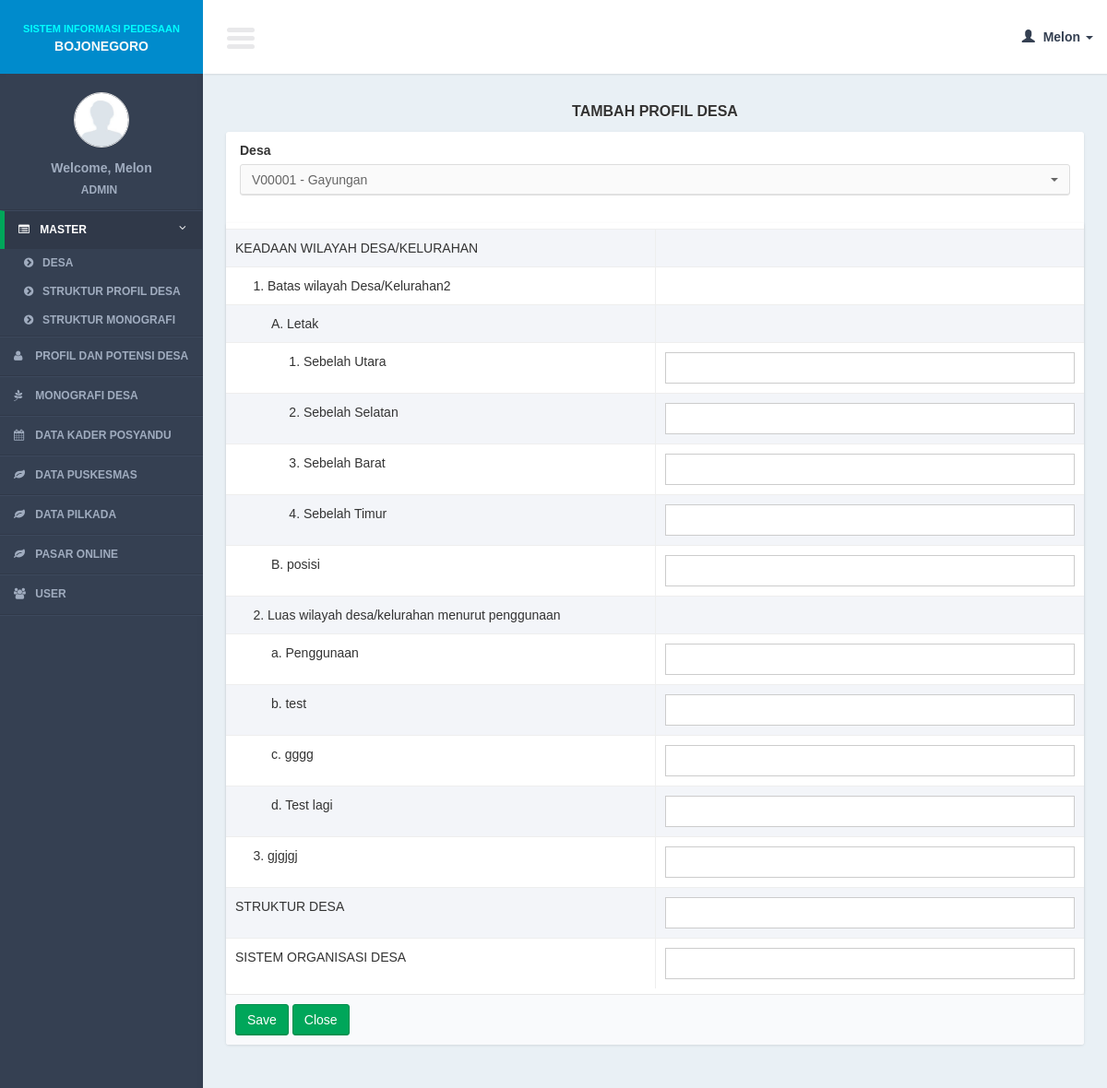
The page /controllers/village_profile.php?page=form (signed in) on the database its author committed.
### tables this page shows
CREATE TABLE IF NOT EXISTS `villages` (
`village_id` int(11) NOT NULL,
  `village_code` varchar(100) NOT NULL,
  `village_name` varchar(100) NOT NULL,
  `village_description` text NOT NULL
);

CREATE TABLE IF NOT EXISTS `village_profile_structures` (
`vps_id` int(11) NOT NULL,
  `vps_parent_id` int(11) NOT NULL,
  `vps_level` int(11) NOT NULL,
  `number_type_id` int(11) NOT NULL,
  `vps_child_separator` varchar(5) NOT NULL,
  `vps_number` int(11) NOT NULL,
  `vps_name` varchar(100) NOT NULL
);

### models/village_profile_model.php (called while the page is built, shortened)
<?php
function select_structure(){
	$query = mysql_query("SELECT a.*, b.number_type_id as number_type_id_parent, b.vps_child_separator as vps_child_separator_parent
										   						FROM village_profile_structures a
										   						left JOIN village_profile_structures b on b.vps_id = a.vps_parent_id
										   						ORDER BY a.vps_parent_id, a.vps_number ASC");
	return $query;
}
function get_child($id){
	$query = mysql_query("select count(vps_id) as result
							from village_profile_structures
						where vps_parent_id = '".$id."'");
	$result = mysql_fetch_array($query);
	$row = $result['result'];
	return $row;
}
?>

### lib/function.php (called while the page is built, shortened)
<?php
function get_header($title = ""){
	include '../views/layout/header.php';
}
function get_footer(){
	include '../views/layout/footer.php';
}
	?>
    <?php
function get_abjad($data){
	$abjad = array("","a","b","c","d","e","f","g","h","i","j","k","l","m","n","o","p","q","r","s","t","u","v","w","x","y","z");
	return $abjad[$data];
}
function get_abjad_besar($data){
	$abjad = array("","a","b","c","d","e","f","g","h","i","j","k","l","m","n","o","p","q","r","s","t","u","v","w","x","y","z");
	return strtoupper($abjad[$data]);
}
function get_urutan($table, $row_id, $parameter){
	$query = mysql_query("select count($row_id) as result from $table where $parameter");
	$row = mysql_fetch_array($query);
	return $row['result'] + 1;
}
?>

### controllers/village_profile.php (the view, shortened to what this page needs)
<?php
include '../lib/function.php';
include '../models/village_profile_model.php';
$page = (isset($_GET['page'])) ? $_GET['page'] : "list";
$title = ucfirst("Profil Desa");
switch ($page) {
	case 'form':
		$close_button = "village_profile.php?page=list";
		$id = (isset($_GET['id'])) ? $_GET['id'] : null;
		if($id){
			$title = ucfirst("Edit Profil Desa");
			$row = read_id($id);
			$query = select_structure_edit($id);
			$action = "village_profile.php?page=edit&id=$id";
		} else{
			$title = ucfirst("Tambah Profil Desa");
			$row = new stdClass();
			$query = select_structure();
			$row->village_id = false;
			$action = "village_profile.php?page=save";
		}
		include '../views/village_profile/form.php';
	break;
}
function my_parent($id) {
     global $tree;
     $tx = "";
     foreach($tree as $v){
          if($v['vps_parent_id'] == $id){
               $me = $v;
               $child = my_parent($me['vps_id']);
               $total_spasi = "";
			   for($spasi=2; $spasi<=$me['vps_level']; $spasi++){
			   		$total_spasi .= "&nbsp;&nbsp;&nbsp;&nbsp;&nbsp;";
			   }
               $tx.= "<tr>";
			   $number = "";
			   if($me['vps_level'] > 1)
			   {
					$urut = get_urutan("village_profile_structures", "vps_id", " vps_parent_id = '".$me['vps_parent_id']."' and vps_number < '". $me['vps_number']."'");
					if($me['number_type_id_parent'] == 1){ $number =  $urut; }
					else if($me['number_type_id_parent'] == 2){ $number = get_abjad_besar($urut); }
					else if($me['number_type_id_parent'] == 3){ $number = get_abjad($urut); }
			   }
			   $me['vps_child_separator_parent'] = ($me['vps_child_separator_parent']) ? $me['vps_child_separator_parent'] : '';
			   $separator = $me['vps_child_separator_parent']." ";
			   $get_child = get_child($me['vps_id']);
			   if($get_child > 0){
				   $textfield = "";
			   }else{
				   $textfield = "<input type='text' name='i_field_$me[vps_id]' class='form-control' />";
			   }
               $tx.= "<td width='50%'>$total_spasi$number$separator$me[vps_name]</td>";
			   $tx .= "<td style='text-align:center;'>";
			   $tx .= $textfield;
               $tx .= "</td>";
			   $tx.= "</td>";
               $tx.= $child;
               $tx.= "</tr>";
          }
     }
     if(!empty($tx)){
          return $tx;
     }
     return "";
}
?>

### views/village_profile/form.php (shortened to what this page needs)
     <section class="content">
         <div class="row">
             <div class="col-md-12">
               <div class="title_page"> <?= $title ?></div>
                  <form action="<?= $action?>" method="post" enctype="multipart/form-data" role="form">
                 <div class="box box-cokelat">
                     <div class="box-body">
                             <div class="col-md-12">
                             <div class="form-group">
                             <label>Desa </label>
                             <select name="i_village_id"  class="selectpicker show-tick form-control" data-live-search="true">
                             <?php
                             $query_village = mysql_query("select * from villages order by village_id");
                             while($row_village = mysql_fetch_array($query_village)){
                             ?>
                             <option value="<?= $row_village['village_id']?>" <?php if($row_village['village_id'] == $row->village_id){ ?> selected="selected"<?php }?>><?= $row_village['village_code'] ." - ". $row_village['village_name'] ?></option>
                             <?php
                             }
                             ?>
                             </select>
                           </div>
                             </div>
                     </div>
                      <div class="box-body2 table-responsive">
                         <table id="example_simple" class="table table-bordered table-striped">
                             <tbody>
                                 <?php
while(false !== $tr = mysql_fetch_assoc($query))
	 if(!empty($tr))
		  $tre[] = $tr;
global $tree;
foreach($tre as $v)
	 $tree[$v['vps_id']] = $v;
$tx = "";
if($id){
	$tx.= my_parent_edit(0);
}else{
	$tx.= my_parent(0);
}
echo $tx;
                                 ?>
                             </tbody>
                         </table>
                     </div>
                       <div class="box-footer">
                     <input class="btn btn-success" type="submit" value="Save"/>
                     <a href="<?= $close_button?>" class="btn btn-success" >Close</a>
                  </div>
                 </div>
            </form>
             </div>
         </div>
     </section>

### css/AdminLTE.css (style rules this page uses)
html { font-family: 'Source Sans Pro', sans-serif; -webkit-font-smoothing: antialiased; min-height: 100%; background: #E9F0F5; }
body { font-family: 'Source Sans Pro', sans-serif; -webkit-font-smoothing: antialiased; min-height: 100%; background: #E9F0F5; }
a { color: #3c8dbc; }
.content { padding: 30px 10px; }
.table-striped > tbody > tr:nth-child(odd), .table-striped > tbody > tr:nth-child(odd) { background:#F3F5F9; }
.form-control { -webkit-border-radius: 0px !important; -moz-border-radius: 0px !important; border-radius: 0px !important; box-shadow: none; }
.box { position: relative; margin-bottom: 20px; -webkit-border-radius: 3px; -moz-border-radius: 3px; border-radius: 3px !important; width: 100%; background:#fff; box-shadow: 0 1px 3px rgba(0, 0, 0, 0.1); }
.box .box-body { padding-top:10px; -webkit-border-top-left-radius: 0; -webkit-border-top-right-radius: 0; -webkit-border-bottom-right-radius: 3px; -webkit-border-bottom-left-radius: 3px; -moz-border-radius-topleft: 0; -moz-border-radius-topright: 0; -moz-border-radius-bottomright: 3px; -moz-border-radius-bottomleft: 3px; border-top-left-radius: 0; border-top-right-radius: 0; border-bottom-right-radius: 3px; border-bottom-left-radius: 3px; border-radius:3px; padding-bottom:20px; }
.box .box-body2 { background:#fff; -webkit-border-top-left-radius: 0; -webkit-border-top-right-radius: 0; -webkit-border-bottom-right-radius: 3px; -webkit-border-bottom-left-radius: 3px; -moz-border-radius-topleft: 0; -moz-border-radius-topright: 0; -moz-border-radius-bottomright: 3px; -moz-border-radius-bottomleft: 3px; border-top-left-radius: 0; border-top-right-radius: 0; border-bottom-right-radius: 3px; border-bottom-left-radius: 3px; box-shadow: 0 1px 3px rgba(0, 0, 0, 0.1); }
.box .box-footer { border-top: 1px solid #e8e8e8; -webkit-border-top-left-radius: 0; -webkit-border-top-right-radius: 0; -webkit-border-bottom-right-radius: 3px; -webkit-border-bottom-left-radius: 3px; -moz-border-radius-topleft: 0; -moz-border-radius-topright: 0; -moz-border-radius-bottomright: 3px; -moz-border-radius-bottomleft: 3px; border-top-left-radius: 0; border-top-right-radius: 0; border-bottom-right-radius: 3px; border-bottom-left-radius: 3px; background:#F9FAFC; padding: 10px; }
.btn { font-weight: 500; -webkit-border-radius: 3px; -moz-border-radius: 3px; border-radius: 3px; border: 1px solid transparent; -webkit-box-shadow: inset 0px -2px 0px 0px rgba(0, 0, 0, 0.09); -moz-box-shadow: inset 0px -2px 0px 0px rgba(0, 0, 0, 0.09); box-shadow: inset 0px -1px 0px 0px rgba(0, 0, 0, 0.09); }
.btn.btn-success { background-color: #00a65a; border-color: #008d4c; }
.title_page { font-size:medium; text-align:center; font-weight:bold; margin-bottom:10px; text-shadow: 0 1px 1px #ffffff; text-transform:uppercase; }

### rows shown on the page
villages: village_code "V00001", village_name "Gayungan"
village_profile_structures: vps_name "KEADAAN WILAYAH DESA/KELURAHAN"
village_profile_structures: vps_number "1", village_profile_structures.vps_child_separator ".", vps_name "Batas wilayah Desa/Kelurahan2"
village_profile_structures: number "A", village_profile_structures.vps_child_separator ".", vps_name "Letak"
village_profile_structures: vps_number "1", village_profile_structures.vps_child_separator ".", vps_name "Sebelah Utara"
village_profile_structures: vps_number "2", village_profile_structures.vps_child_separator ".", vps_name "Sebelah Selatan"
village_profile_structures: vps_number "3", village_profile_structures.vps_child_separator ".", vps_name "Sebelah Barat"
village_profile_structures: vps_number "4", village_profile_structures.vps_child_separator ".", vps_name "Sebelah Timur"
village_profile_structures: number "B", village_profile_structures.vps_child_separator ".", vps_name "posisi"
village_profile_structures: vps_parent "2", village_profile_structures.vps_child_separator ".", vps_name "Luas wilayah desa/kelurahan menurut penggunaan"
village_profile_structures: number "a", village_profile_structures.vps_child_separator ".", vps_name "Penggunaan"
village_profile_structures: number "b", village_profile_structures.vps_child_separator ".", vps_name "test"
village_profile_structures: number "c", village_profile_structures.vps_child_separator ".", vps_name "gggg"
village_profile_structures: number "d", village_profile_structures.vps_child_separator ".", vps_name "Test lagi"
village_profile_structures: vps_number "3", village_profile_structures.vps_child_separator ".", vps_name "gjgjgj"
village_profile_structures: vps_name "STRUKTUR DESA"
village_profile_structures: vps_name "SISTEM ORGANISASI DESA"

### other values the page prints
$user_data[0] "Melon"
$user_data[1] "ADMIN"
$title "TAMBAH PROFIL DESA"
